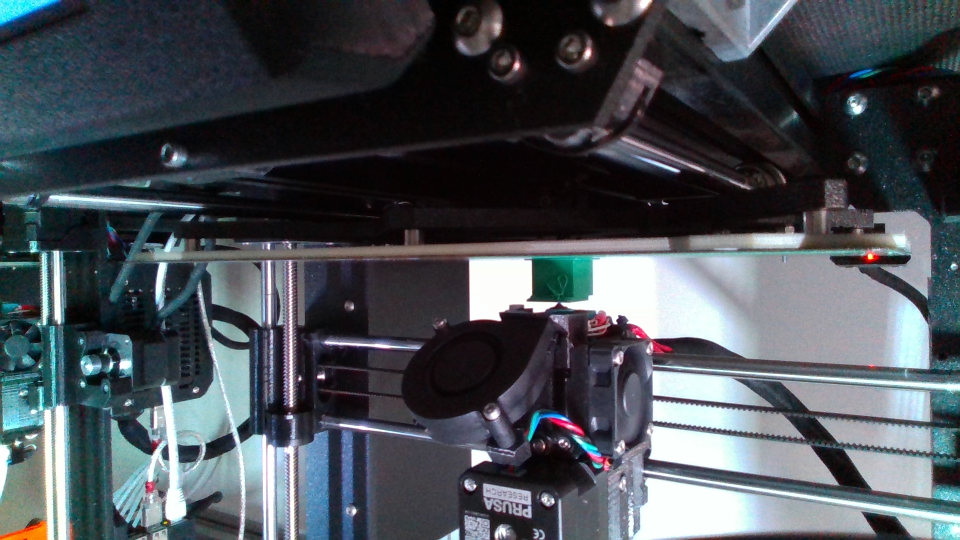
#> input picture img/3d_printer.png, 1920 x 1080 px (shown at 1/2 size)
$ python image_preprocessor.py
#> lines starting #> are read from the running program, lines starting #| are printed output that depends on the picture
#> in read_image_from_file, returned value is the input picture: shape (1080, 1920, 3); mean B, G, R 85.8, 79.5, 73.6
import cv2
import numpy as np
import os


class ImagePreprocessor:
    def __init__(self, image: np.ndarray):
        self.image = image

    def get_image(self) -> np.ndarray:
        return self.image

    def crop_to_roi(self) -> None:
        self.image = self.image[490:630, 925:1235]
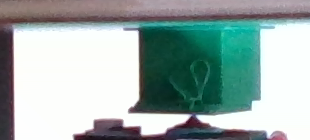
#> self.image: shape (140, 310, 3); mean B, G, R 170.5, 173.3, 155.8

    def rgb_to_grayscale(self) -> None:
        self.image = cv2.cvtColor(self.image, cv2.COLOR_BGR2GRAY)
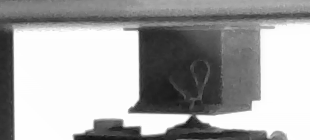
#> self.image: shape (140, 310); min 17, max 254, mean 167.7

    def rotate(self) -> None:
        self.image = cv2.rotate(self.image, cv2.ROTATE_180)
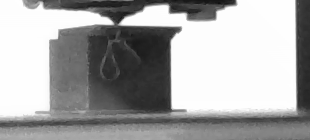
#> self.image: shape (140, 310); min 17, max 254, mean 167.7


def read_image_from_file(PATH: str) -> np.ndarray:
    return cv2.imread(PATH)


if __name__ == "__main__":
    PATH = "../img"
    PATH_TO_IMAGE = os.path.join(PATH, "3d_printer.png")

    raw_image = read_image_from_file(PATH_TO_IMAGE)
    image = ImagePreprocessor(raw_image)
    image.crop_to_roi()
    image.rgb_to_grayscale()
    image.rotate()

    window_name = "Image 3D-printer"
    cv2.imshow(window_name, image.get_image())
    cv2.waitKey(0)
    cv2.destroyAllWindows()
